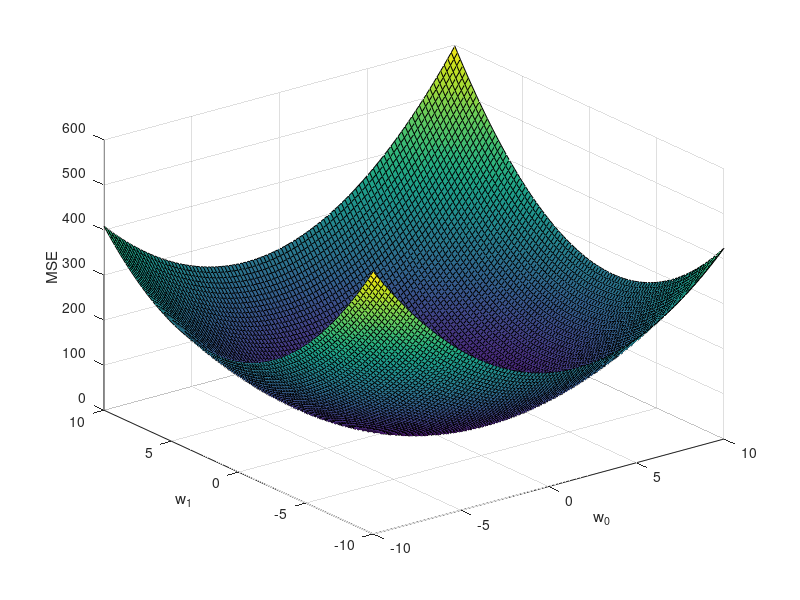
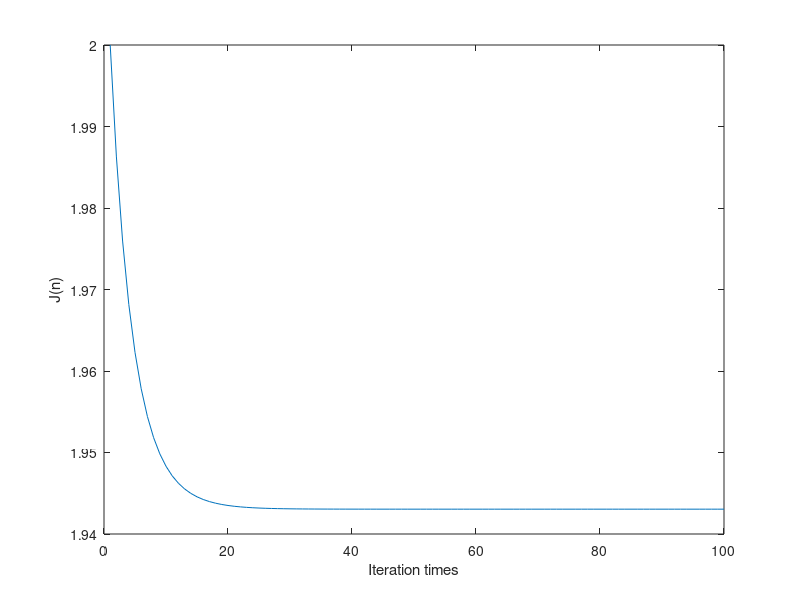
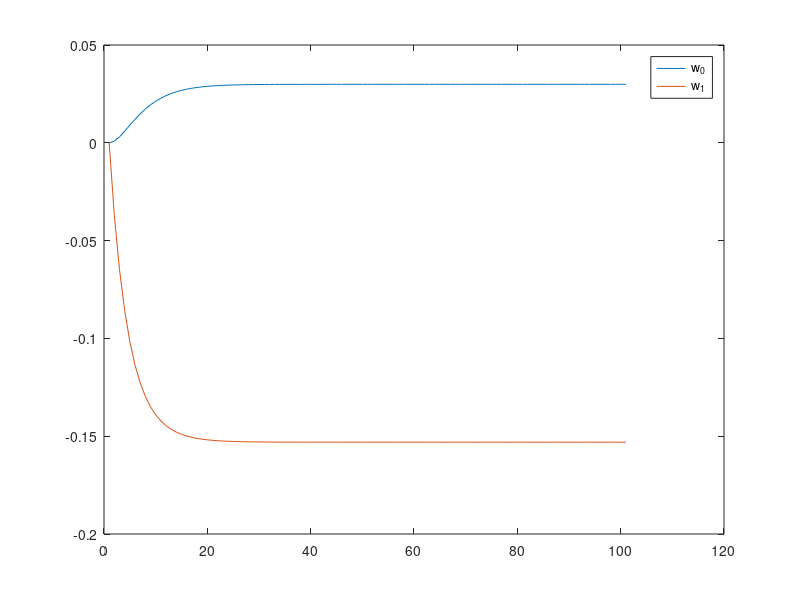

Write MATLAB code to recreate these figures, in order.
clc
clear all
close all

N=16;
L=10000;            %signal length
n=(0:L-1);
phi=2*pi*rand;    %Initial phase
s=sin(2*pi/N*n+phi);
d=2*cos(2*pi/N*n+phi);

sigma_v_2=2;      %noise power
sigma_s=mean(s.^2);%signal power
SNR=10*log10(sigma_s/sigma_v_2);

u=awgn(s,SNR,'measured');
%figure
%plot(s)
%figure
%plot(u)

for m=0:L-1
    r_n(m+1)=sum(conj(u(1:L-m)).*u(m+1:L))/L;
end

% p(-n)
for m=0:L-1
    p_neg_n(m+1)=sum(u(1:L-m).*conj(d(m+1:L)))/L;
end

R=[r_n(1) r_n(2);r_n(2)' r_n(1)];
p=[p_neg_n(1) p_neg_n(2)]';
w0=inv(R)*p
w_0=linspace(-10,10,100);
w_1=linspace(-10,10,100);
for ii=1:length(w_0)
    for jj=1:length(w_1)
        w=[w_0(ii);w_1(jj)];
        J_w(ii,jj)=mean(d.^2)-2*conj(p)'*w+conj(w)'*R*w;
    end
end
[w_0,w_1] = meshgrid(linspace(-10,10,100));
figure
surf(w_0,w_1,J_w)
xlabel('w_0')
ylabel('w_1')
zlabel('MSE')
J_min=mean(d.^2)-conj(p)'*w0

w=zeros(2,1);
[V,D] = eig(R);
lamada_max=max(diag(D));
mu_max=2/lamada_max;
mu=0.1   ;
for ii=1:100
  w(:,ii+1)=w(:,ii)+mu*(p-R*w(:,ii));
  J(ii)=mean(d.^2)-conj(p)'*w(:,ii);
end
figure
plot(J)
xlabel('Iteration times')
ylabel('J(n)')

figure
plot(w(1,:))
hold on
plot(w(2,:))
%axis([0,100,-2,1])
legend('w_0','w_1')
